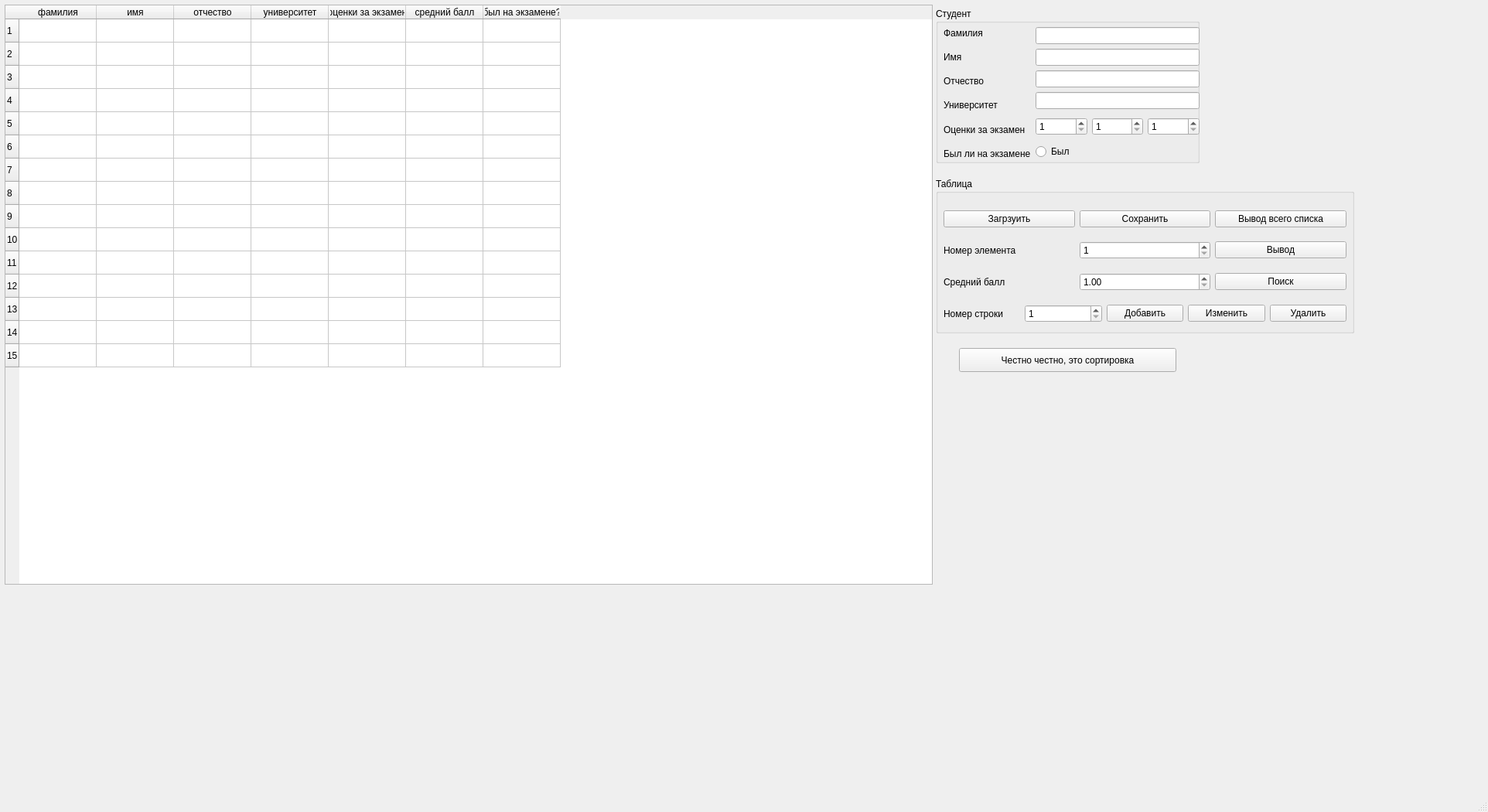
<?xml version="1.0" encoding="UTF-8"?>
<ui version="4.0">
 <class>MainWindow</class>
 <widget class="QMainWindow" name="MainWindow">
  <property name="geometry">
   <rect>
    <x>0</x>
    <y>0</y>
    <width>1924</width>
    <height>1050</height>
   </rect>
  </property>
  <property name="windowTitle">
   <string>MainWindow</string>
  </property>
  <widget class="QWidget" name="centralwidget">
   <widget class="QTableWidget" name="tableWidget">
    <property name="geometry">
     <rect>
      <x>6</x>
      <y>6</y>
      <width>1200</width>
      <height>750</height>
     </rect>
    </property>
    <property name="editTriggers">
     <set>QAbstractItemView::NoEditTriggers</set>
    </property>
    <row>
     <property name="text">
      <string>1</string>
     </property>
    </row>
    <row>
     <property name="text">
      <string>2</string>
     </property>
    </row>
    <row>
     <property name="text">
      <string>3</string>
     </property>
    </row>
    <row>
     <property name="text">
      <string>4</string>
     </property>
    </row>
    <row>
     <property name="text">
      <string>5</string>
     </property>
    </row>
    <row>
     <property name="text">
      <string>6</string>
     </property>
    </row>
    <row>
     <property name="text">
      <string>7</string>
     </property>
    </row>
    <row>
     <property name="text">
      <string>8</string>
     </property>
    </row>
    <row>
     <property name="text">
      <string>9</string>
     </property>
    </row>
    <row>
     <property name="text">
      <string>10</string>
     </property>
    </row>
    <row>
     <property name="text">
      <string>11</string>
     </property>
    </row>
    <row>
     <property name="text">
      <string>12</string>
     </property>
    </row>
    <row>
     <property name="text">
      <string>13</string>
     </property>
    </row>
    <row>
     <property name="text">
      <string>14</string>
     </property>
    </row>
    <row>
     <property name="text">
      <string>15</string>
     </property>
    </row>
    <column>
     <property name="text">
      <string>фамилия</string>
     </property>
    </column>
    <column>
     <property name="text">
      <string>имя</string>
     </property>
    </column>
    <column>
     <property name="text">
      <string>отчество</string>
     </property>
    </column>
    <column>
     <property name="text">
      <string>университет</string>
     </property>
    </column>
    <column>
     <property name="text">
      <string>оценки за экзамен</string>
     </property>
    </column>
    <column>
     <property name="text">
      <string>средний балл</string>
     </property>
    </column>
    <column>
     <property name="text">
      <string>был на экзамене?</string>
     </property>
    </column>
   </widget>
   <widget class="QGroupBox" name="groupBox">
    <property name="geometry">
     <rect>
      <x>1210</x>
      <y>10</y>
      <width>341</width>
      <height>201</height>
     </rect>
    </property>
    <property name="title">
     <string>Студент</string>
    </property>
    <widget class="QWidget" name="layoutWidget">
     <property name="geometry">
      <rect>
       <x>10</x>
       <y>20</y>
       <width>331</width>
       <height>181</height>
      </rect>
     </property>
     <layout class="QHBoxLayout" name="studentLayout">
      <item>
       <layout class="QVBoxLayout" name="verticalLayout">
        <item>
         <widget class="QLabel" name="labelLastName">
          <property name="text">
           <string>Фамилия</string>
          </property>
         </widget>
        </item>
        <item>
         <widget class="QLabel" name="labelName">
          <property name="text">
           <string>Имя</string>
          </property>
         </widget>
        </item>
        <item>
         <widget class="QLabel" name="labelPatronymic">
          <property name="text">
           <string>Отчество</string>
          </property>
         </widget>
        </item>
        <item>
         <widget class="QLabel" name="labelUniversity">
          <property name="text">
           <string>Университет</string>
          </property>
         </widget>
        </item>
        <item>
         <widget class="QLabel" name="labelGrades">
          <property name="text">
           <string>Оценки за экзамен</string>
          </property>
         </widget>
        </item>
        <item>
         <widget class="QLabel" name="labelExam">
          <property name="text">
           <string>Был ли на экзамене</string>
          </property>
         </widget>
        </item>
       </layout>
      </item>
      <item>
       <layout class="QVBoxLayout" name="verticalLayout_3">
        <item>
         <layout class="QVBoxLayout" name="verticalLayout_2">
          <item>
           <widget class="QLineEdit" name="lineEditLastName">
            <property name="maxLength">
             <number>20</number>
            </property>
           </widget>
          </item>
          <item>
           <widget class="QLineEdit" name="lineEditName">
            <property name="maxLength">
             <number>20</number>
            </property>
           </widget>
          </item>
          <item>
           <widget class="QLineEdit" name="lineEditPatronymic">
            <property name="maxLength">
             <number>20</number>
            </property>
           </widget>
          </item>
          <item>
           <widget class="QLineEdit" name="lineEditUniversity">
            <property name="maxLength">
             <number>20</number>
            </property>
           </widget>
          </item>
         </layout>
        </item>
        <item>
         <layout class="QHBoxLayout" name="horizontalLayout">
          <item>
           <widget class="QSpinBox" name="spinBox">
            <property name="minimum">
             <number>1</number>
            </property>
            <property name="maximum">
             <number>10</number>
            </property>
           </widget>
          </item>
          <item>
           <widget class="QSpinBox" name="spinBox_2">
            <property name="minimum">
             <number>1</number>
            </property>
            <property name="maximum">
             <number>10</number>
            </property>
           </widget>
          </item>
          <item>
           <widget class="QSpinBox" name="spinBox_3">
            <property name="minimum">
             <number>1</number>
            </property>
            <property name="maximum">
             <number>10</number>
            </property>
           </widget>
          </item>
         </layout>
        </item>
        <item>
         <widget class="QRadioButton" name="radioButtonExam">
          <property name="text">
           <string>Был</string>
          </property>
         </widget>
        </item>
       </layout>
      </item>
     </layout>
    </widget>
   </widget>
   <widget class="QGroupBox" name="groupBox_2">
    <property name="geometry">
     <rect>
      <x>1210</x>
      <y>230</y>
      <width>541</width>
      <height>201</height>
     </rect>
    </property>
    <property name="title">
     <string>Таблица</string>
    </property>
    <widget class="QWidget" name="layoutWidget">
     <property name="geometry">
      <rect>
       <x>10</x>
       <y>30</y>
       <width>521</width>
       <height>171</height>
      </rect>
     </property>
     <layout class="QVBoxLayout" name="verticalLayout_4">
      <item>
       <layout class="QHBoxLayout" name="horizontalLayout_4">
        <item>
         <widget class="QPushButton" name="pushButtonLoad">
          <property name="text">
           <string>Загрзуить</string>
          </property>
         </widget>
        </item>
        <item>
         <widget class="QPushButton" name="pushButtonSave">
          <property name="text">
           <string>Сохранить</string>
          </property>
         </widget>
        </item>
        <item>
         <widget class="QPushButton" name="pushButton">
          <property name="text">
           <string>Вывод всего списка</string>
          </property>
         </widget>
        </item>
       </layout>
      </item>
      <item>
       <layout class="QHBoxLayout" name="horizontalLayout_3">
        <item>
         <widget class="QLabel" name="label">
          <property name="text">
           <string>Номер элемента</string>
          </property>
         </widget>
        </item>
        <item>
         <widget class="QSpinBox" name="spinBox_4">
          <property name="minimum">
           <number>1</number>
          </property>
          <property name="maximum">
           <number>15</number>
          </property>
         </widget>
        </item>
        <item>
         <widget class="QPushButton" name="pushButtonSearch">
          <property name="text">
           <string>Вывод</string>
          </property>
         </widget>
        </item>
       </layout>
      </item>
      <item>
       <layout class="QHBoxLayout" name="horizontalLayout_5">
        <item>
         <widget class="QLabel" name="label_2">
          <property name="text">
           <string>Средний балл</string>
          </property>
         </widget>
        </item>
        <item>
         <widget class="QDoubleSpinBox" name="doubleSpinBox">
          <property name="minimum">
           <double>1.000000000000000</double>
          </property>
          <property name="maximum">
           <double>10.000000000000000</double>
          </property>
         </widget>
        </item>
        <item>
         <widget class="QPushButton" name="pushButtonSort">
          <property name="text">
           <string>Поиск</string>
          </property>
         </widget>
        </item>
       </layout>
      </item>
      <item>
       <layout class="QHBoxLayout" name="horizontalLayout_6">
        <item>
         <widget class="QLabel" name="label_3">
          <property name="text">
           <string>Номер строки</string>
          </property>
         </widget>
        </item>
        <item>
         <widget class="QSpinBox" name="spinBoxRowNumber">
          <property name="minimum">
           <number>1</number>
          </property>
          <property name="maximum">
           <number>15</number>
          </property>
         </widget>
        </item>
        <item>
         <widget class="QPushButton" name="pushButtonAdd">
          <property name="text">
           <string>Добавить</string>
          </property>
         </widget>
        </item>
        <item>
         <widget class="QPushButton" name="pushButton_2">
          <property name="text">
           <string>Изменить</string>
          </property>
         </widget>
        </item>
        <item>
         <widget class="QPushButton" name="pushButton_3">
          <property name="text">
           <string>Удалить</string>
          </property>
         </widget>
        </item>
       </layout>
      </item>
     </layout>
    </widget>
   </widget>
   <widget class="QPushButton" name="pushButton_4">
    <property name="geometry">
     <rect>
      <x>1240</x>
      <y>450</y>
      <width>281</width>
      <height>31</height>
     </rect>
    </property>
    <property name="text">
     <string>Честно честно, это сортировка</string>
    </property>
   </widget>
  </widget>
  <widget class="QMenuBar" name="menubar">
   <property name="geometry">
    <rect>
     <x>0</x>
     <y>0</y>
     <width>1924</width>
     <height>17</height>
    </rect>
   </property>
  </widget>
  <widget class="QStatusBar" name="statusbar"/>
 </widget>
 <resources/>
 <connections/>
</ui>
